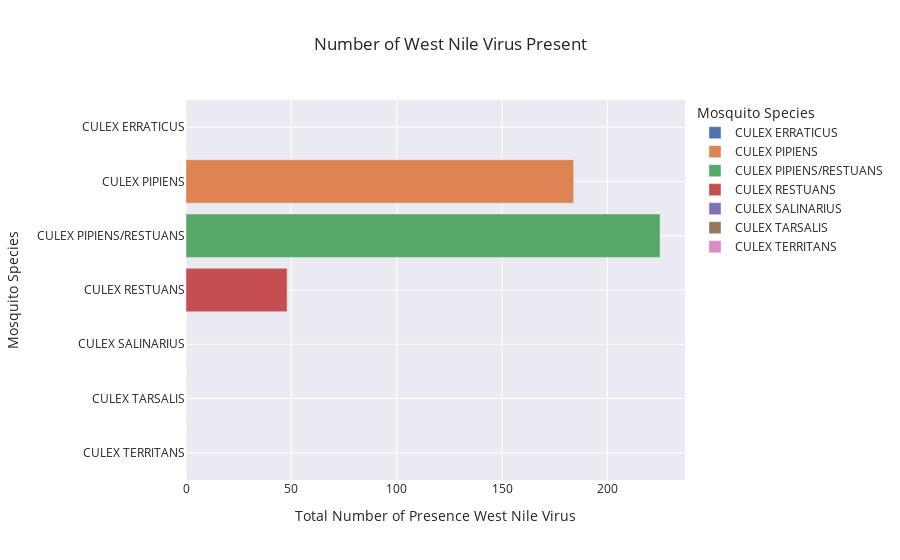

Notebook code cell kept with this figure:
### Code cell
px.bar(species_wnv,
       x='wnv_present',
       y='species',
       orientation='h',
       color='species',
       labels={'species':'Mosquito Species','wnv_present':'Total Number of Presence West Nile Virus'},
       title='Number of West Nile Virus Present'
)

### Figure 1 — Plotly figure (JSON) as saved in the notebook; plotly's stock layout.template omitted (floating-point values rounded to 4 significant figures)
{"data": [{"alignmentgroup": "True", "hovertemplate": "Mosquito Species=%{y}<br>Total Number of Presence West Nile Virus=%{x}<extra></extra>", "legendgroup": "CULEX ERRATICUS", "marker": {"color": "rgb(76,114,176)", "pattern": {"shape": ""}}, "name": "CULEX ERRATICUS", "offsetgroup": "CULEX ERRATICUS", "orientation": "h", "showlegend": true, "textposition": "auto", "type": "bar", "x": [0], "xaxis": "x", "y": ["CULEX ERRATICUS"], "yaxis": "y"}, {"alignmentgroup": "True", "hovertemplate": "Mosquito Species=%{y}<br>Total Number of Presence West Nile Virus=%{x}<extra></extra>", "legendgroup": "CULEX PIPIENS", "marker": {"color": "rgb(221,132,82)", "pattern": {"shape": ""}}, "name": "CULEX PIPIENS", "offsetgroup": "CULEX PIPIENS", "orientation": "h", "showlegend": true, "textposition": "auto", "type": "bar", "x": [184], "xaxis": "x", "y": ["CULEX PIPIENS"], "yaxis": "y"}, {"alignmentgroup": "True", "hovertemplate": "Mosquito Species=%{y}<br>Total Number of Presence West Nile Virus=%{x}<extra></extra>", "legendgroup": "CULEX PIPIENS/RESTUANS", "marker": {"color": "rgb(85,168,104)", "pattern": {"shape": ""}}, "name": "CULEX PIPIENS/RESTUANS", "offsetgroup": "CULEX PIPIENS/RESTUANS", "orientation": "h", "showlegend": true, "textposition": "auto", "type": "bar", "x": [225], "xaxis": "x", "y": ["CULEX PIPIENS/RESTUANS"], "yaxis": "y"}, {"alignmentgroup": "True", "hovertemplate": "Mosquito Species=%{y}<br>Total Number of Presence West Nile Virus=%{x}<extra></extra>", "legendgroup": "CULEX RESTUANS", "marker": {"color": "rgb(196,78,82)", "pattern": {"shape": ""}}, "name": "CULEX RESTUANS", "offsetgroup": "CULEX RESTUANS", "orientation": "h", "showlegend": true, "textposition": "auto", "type": "bar", "x": [48], "xaxis": "x", "y": ["CULEX RESTUANS"], "yaxis": "y"}, {"alignmentgroup": "True", "hovertemplate": "Mosquito Species=%{y}<br>Total Number of Presence West Nile Virus=%{x}<extra></extra>", "legendgroup": "CULEX SALINARIUS", "marker": {"color": "rgb(129,114,179)", "pattern": {"shape": ""}}, "name": "CULEX SALINARIUS", "offsetgroup": "CULEX SALINARIUS", "orientation": "h", "showlegend": true, "textposition": "auto", "type": "bar", "x": [0], "xaxis": "x", "y": ["CULEX SALINARIUS"], "yaxis": "y"}, {"alignmentgroup": "True", "hovertemplate": "Mosquito Species=%{y}<br>Total Number of Presence West Nile Virus=%{x}<extra></extra>", "legendgroup": "CULEX TARSALIS", "marker": {"color": "rgb(147,120,96)", "pattern": {"shape": ""}}, "name": "CULEX TARSALIS", "offsetgroup": "CULEX TARSALIS", "orientation": "h", "showlegend": true, "textposition": "auto", "type": "bar", "x": [0], "xaxis": "x", "y": ["CULEX TARSALIS"], "yaxis": "y"}, {"alignmentgroup": "True", "hovertemplate": "Mosquito Species=%{y}<br>Total Number of Presence West Nile Virus=%{x}<extra></extra>", "legendgroup": "CULEX TERRITANS", "marker": {"color": "rgb(218,139,195)", "pattern": {"shape": ""}}, "name": "CULEX TERRITANS", "offsetgroup": "CULEX TERRITANS", "orientation": "h", "showlegend": true, "textposition": "auto", "type": "bar", "x": [0], "xaxis": "x", "y": ["CULEX TERRITANS"], "yaxis": "y"}], "layout": {"barmode": "relative", "legend": {"title": {"text": "Mosquito Species"}, "tracegroupgap": 0}, "title": {"text": "Number of West Nile Virus Present"}, "xaxis": {"anchor": "y", "domain": [0, 1], "title": {"text": "Total Number of Presence West Nile Virus"}}, "yaxis": {"anchor": "x", "categoryarray": ["CULEX TERRITANS", "CULEX TARSALIS", "CULEX SALINARIUS", "CULEX RESTUANS", "CULEX PIPIENS/RESTUANS", "CULEX PIPIENS", "CULEX ERRATICUS"], "categoryorder": "array", "domain": [0, 1], "title": {"text": "Mosquito Species"}}}}
